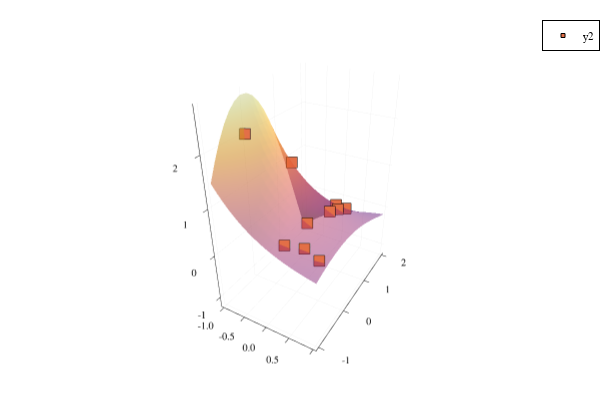

Here is the notebook cell this chart was saved with:
### Code cell
# multiple dimensions
basis = Basis(SplineParams(25, -1, 1, 2),SplineParams(20, -1, 2, 1))   # quadratic and linear spline
# get nodes
X, x12 = BasisMatrices.nodes(basis)

# function to interpolate
f2(x1, x2) = cos.(x2) ./ exp.(x1)
f2(X::Matrix) = f2.(X[:, 1], X[:, 2])

# f at nodes
y = f2(X)
Ymat = [f2(i,j) for i in x12[1], j in x12[2]]

coefs, bbs = funfitxy(basis, X, y)
ynew = funeval(coefs, basis, X[5:5, :])[1]
using Test
@test maximum(abs, ynew -  y[5]) <= 1e-12

plotlyjs()
surface(x12[1],x12[2],Ymat',alpha=0.7,cbar=false)

xnew=hcat(-1 .+ rand(10)*2 , -1 .+ rand(10)*3)
ynew = [funeval(coefs, basis, xnew[i,:]) for i in 1:size(xnew,1)]
scatter!(xnew[:,1],xnew[:,2],ynew,markersize=2,markershape=:rect)

### Figure 1 — Plotly figure (JSON) as saved in the notebook; plotly's stock layout.template omitted (floating-point values rounded to 4 significant figures; data arrays with more than 128 entries replaced by an {"elided": "..."} marker saying what was removed)
{"data": [{"colorbar": {"title": ""}, "colorscale": {"elided": "256x2 mixed values"}, "hoverinfo": "none", "name": "y1", "opacity": 0.7, "scene": "scene", "showlegend": false, "showscale": false, "type": "surface", "x": [-1, -0.9583, -0.875, -0.7917, -0.7083, -0.625, -0.5417, -0.4583, -0.375, -0.2917, -0.2083, -0.125, -0.04167, 0.04167, 0.125, 0.2083, 0.2917, 0.375, 0.4583, 0.5417, 0.625, 0.7083, 0.7917, 0.875, 0.9583, 1], "xaxis": "x", "y": [-1, -0.8421, -0.6842, -0.5263, -0.3684, -0.2105, -0.05263, 0.1053, 0.2632, 0.4211, 0.5789, 0.7368, 0.8947, 1.053, 1.211, 1.368, 1.526, 1.684, 1.842, 2], "yaxis": "y", "z": {"elided": "20x26 float values"}, "zaxis": "z", "zmax": 2.715, "zmin": -1.131}, {"colorbar": {"title": ""}, "legendgroup": "y2", "marker": {"color": "rgba(227, 111, 71, 1.000)", "line": {"color": "rgba(0, 0, 0, 1.000)", "width": 1}, "size": 4, "symbol": "square"}, "mode": "markers", "name": "y2", "scene": "scene", "showlegend": true, "type": "scatter3d", "x": [0.8477, -0.6418, 0.3075, -0.7968, 0.552, 0.4447, 0.3652, 0.4392, 0.2664, 0.1168], "xaxis": "x", "y": [-0.631, 0.9182, 1.523, -0.2696, -0.6138, 0.5024, -0.196, 0.859, -0.783, 1.448], "yaxis": "y", "z": [0.3449, 1.152, 0.03484, 2.132, 0.4693, 0.5601, 0.6801, 0.4201, 0.5414, 0.1082], "zaxis": "z", "zmax": 2.715, "zmin": -1.131}], "layout": {"annotations": [], "height": 400, "legend": {"bgcolor": "rgba(255, 255, 255, 1.000)", "bordercolor": "rgba(0, 0, 0, 1.000)", "borderwidth": 1, "font": {"color": "rgba(0, 0, 0, 1.000)", "family": "sans-serif", "size": 11}, "title": {"font": {"color": "rgba(0, 0, 0, 1.000)", "family": "sans-serif", "size": 15}, "text": ""}, "tracegroupgap": 0, "traceorder": "normal", "x": 1, "xanchor": "auto", "y": 1, "yanchor": "auto"}, "margin": {"b": 20, "l": 0, "r": 0, "t": 20}, "paper_bgcolor": "rgba(255, 255, 255, 1.000)", "plot_bgcolor": "rgba(255, 255, 255, 1.000)", "scene": {"camera": {"eye": {"x": 1.126, "y": -1.95, "z": 1.3}}, "domain": {"x": [0.03619, 0.9934], "y": [0.03762, 0.9902]}, "xaxis": {"gridcolor": "rgba(0, 0, 0, 0.100)", "gridwidth": 0.5, "linecolor": "rgba(0, 0, 0, 1.000)", "mirror": false, "range": [-1.06, 1.06], "showgrid": true, "showline": true, "showticklabels": true, "tickangle": 0, "tickcolor": "rgb(0, 0, 0)", "tickfont": {"color": "rgba(0, 0, 0, 1.000)", "family": "sans-serif", "size": 11}, "tickmode": "array", "ticks": "inside", "ticktext": ["-1.0", "-0.5", "0.0", "0.5", "1.0"], "tickvals": [-1, -0.5, 0, 0.5, 1], "title": "", "titlefont": {"color": "rgba(0, 0, 0, 1.000)", "family": "sans-serif", "size": 15}, "type": "-", "visible": true, "zeroline": false, "zerolinecolor": "rgba(0, 0, 0, 1.000)"}, "yaxis": {"gridcolor": "rgba(0, 0, 0, 0.100)", "gridwidth": 0.5, "linecolor": "rgba(0, 0, 0, 1.000)", "mirror": false, "range": [-1.09, 2.09], "showgrid": true, "showline": true, "showticklabels": true, "tickangle": 0, "tickcolor": "rgb(0, 0, 0)", "tickfont": {"color": "rgba(0, 0, 0, 1.000)", "family": "sans-serif", "size": 11}, "tickmode": "array", "ticks": "inside", "ticktext": ["-1", "0", "1", "2"], "tickvals": [-1, 0, 1, 2], "title": "", "titlefont": {"color": "rgba(0, 0, 0, 1.000)", "family": "sans-serif", "size": 15}, "type": "-", "visible": true, "zeroline": false, "zerolinecolor": "rgba(0, 0, 0, 1.000)"}, "zaxis": {"gridcolor": "rgba(0, 0, 0, 0.100)", "gridwidth": 0.5, "linecolor": "rgba(0, 0, 0, 1.000)", "mirror": false, "range": [-1.247, 2.83], "showgrid": true, "showline": true, "showticklabels": true, "tickangle": 0, "tickcolor": "rgb(0, 0, 0)", "tickfont": {"color": "rgba(0, 0, 0, 1.000)", "family": "sans-serif", "size": 11}, "tickmode": "array", "ticks": "inside", "ticktext": ["-1", "0", "1", "2"], "tickvals": [-1, 0, 1, 2], "title": "", "titlefont": {"color": "rgba(0, 0, 0, 1.000)", "family": "sans-serif", "size": 15}, "type": "-", "visible": true, "zeroline": false, "zerolinecolor": "rgba(0, 0, 0, 1.000)"}}, "showlegend": true, "width": 600}}
